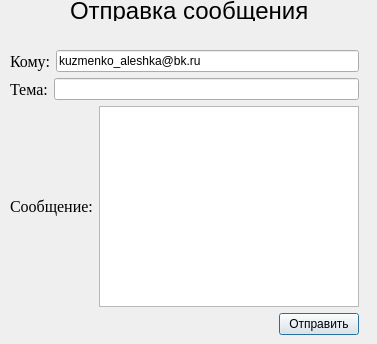
<?xml version="1.0" encoding="UTF-8"?>
<ui version="4.0">
 <class>SendMessageWindow</class>
 <widget class="QDialog" name="SendMessageWindow">
  <property name="geometry">
   <rect>
    <x>0</x>
    <y>0</y>
    <width>377</width>
    <height>344</height>
   </rect>
  </property>
  <property name="windowTitle">
   <string>Send Message</string>
  </property>
  <property name="windowIcon">
   <iconset resource="recourcefile.qrc">
    <normaloff>:/Images/Resource/MainLetter.jpg</normaloff>:/Images/Resource/MainLetter.jpg</iconset>
  </property>
  <widget class="QLabel" name="MainLabel">
   <property name="geometry">
    <rect>
     <x>70</x>
     <y>0</y>
     <width>251</width>
     <height>21</height>
    </rect>
   </property>
   <property name="font">
    <font>
     <pointsize>18</pointsize>
    </font>
   </property>
   <property name="text">
    <string>Отправка сообщения</string>
   </property>
  </widget>
  <widget class="QWidget" name="layoutWidget">
   <property name="geometry">
    <rect>
     <x>10</x>
     <y>50</y>
     <width>349</width>
     <height>285</height>
    </rect>
   </property>
   <layout class="QVBoxLayout" name="verticalLayout_2">
    <item>
     <layout class="QVBoxLayout" name="verticalLayout">
      <item>
       <layout class="QHBoxLayout" name="horizontalLayout">
        <item>
         <widget class="QLabel" name="Label1">
          <property name="font">
           <font>
            <family>Times New Roman</family>
            <pointsize>12</pointsize>
           </font>
          </property>
          <property name="text">
           <string>Кому:</string>
          </property>
         </widget>
        </item>
        <item>
         <widget class="QLineEdit" name="AdrEdit">
          <property name="text">
           <string>kuzmenko_aleshka@bk.ru</string>
          </property>
         </widget>
        </item>
       </layout>
      </item>
      <item>
       <layout class="QHBoxLayout" name="horizontalLayout_2">
        <item>
         <widget class="QLabel" name="label2">
          <property name="font">
           <font>
            <family>Times New Roman</family>
            <pointsize>12</pointsize>
           </font>
          </property>
          <property name="text">
           <string>Тема:</string>
          </property>
         </widget>
        </item>
        <item>
         <widget class="QLineEdit" name="SubjectEdit"/>
        </item>
       </layout>
      </item>
      <item>
       <layout class="QHBoxLayout" name="horizontalLayout_3">
        <item>
         <widget class="QLabel" name="label3">
          <property name="font">
           <font>
            <family>Times New Roman</family>
            <pointsize>12</pointsize>
           </font>
          </property>
          <property name="text">
           <string>Сообщение:</string>
          </property>
         </widget>
        </item>
        <item>
         <widget class="QTextEdit" name="MessageText"/>
        </item>
       </layout>
      </item>
     </layout>
    </item>
    <item>
     <layout class="QHBoxLayout" name="horizontalLayout_4">
      <item>
       <spacer name="horizontalSpacer">
        <property name="orientation">
         <enum>Qt::Horizontal</enum>
        </property>
        <property name="sizeHint" stdset="0">
         <size>
          <width>40</width>
          <height>20</height>
         </size>
        </property>
       </spacer>
      </item>
      <item>
       <widget class="QPushButton" name="SendButton">
        <property name="text">
         <string>Отправить</string>
        </property>
       </widget>
      </item>
     </layout>
    </item>
   </layout>
  </widget>
  <zorder>layoutWidget</zorder>
  <zorder>MainLabel</zorder>
 </widget>
 <resources>
  <include location="recourcefile.qrc"/>
 </resources>
 <connections/>
</ui>
